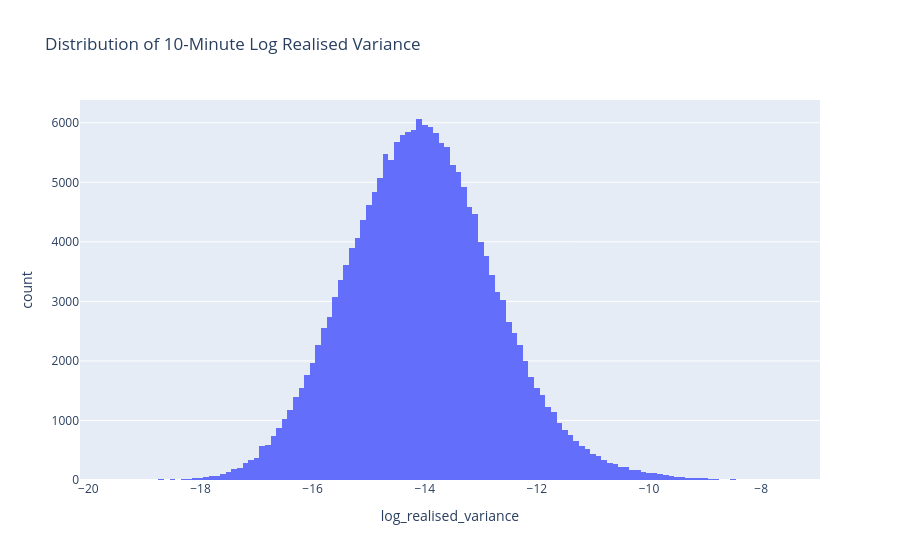

The notebook cell this image was saved under:
### Markdown cell above
## 2. Inspect log realised variance

The raw 10-minute observations are noisy, but should display persistent volatility regimes over time.

### Code cell
fig = px.histogram(data, x="log_realised_variance", nbins=150, title="Distribution of 10-Minute Log Realised Variance")
fig.show()

### Figure 1 — Plotly figure (JSON) as saved in the notebook; plotly's stock layout.template omitted (floating-point values rounded to 4 significant figures; data arrays with more than 128 entries replaced by an {"elided": "..."} marker saying what was removed)
{"data": [{"bingroup": "x", "hovertemplate": "log_realised_variance=%{x}<br>count=%{y}<extra></extra>", "legendgroup": "", "marker": {"color": "#636efa", "pattern": {"shape": ""}}, "name": "", "nbinsx": 150, "orientation": "v", "showlegend": false, "type": "histogram", "x": {"elided": "193120 float values"}, "xaxis": "x", "yaxis": "y"}], "layout": {"barmode": "relative", "legend": {"tracegroupgap": 0}, "title": {"text": "Distribution of 10-Minute Log Realised Variance"}, "xaxis": {"anchor": "y", "domain": [0, 1], "title": {"text": "log_realised_variance"}}, "yaxis": {"anchor": "x", "domain": [0, 1], "title": {"text": "count"}}}}
